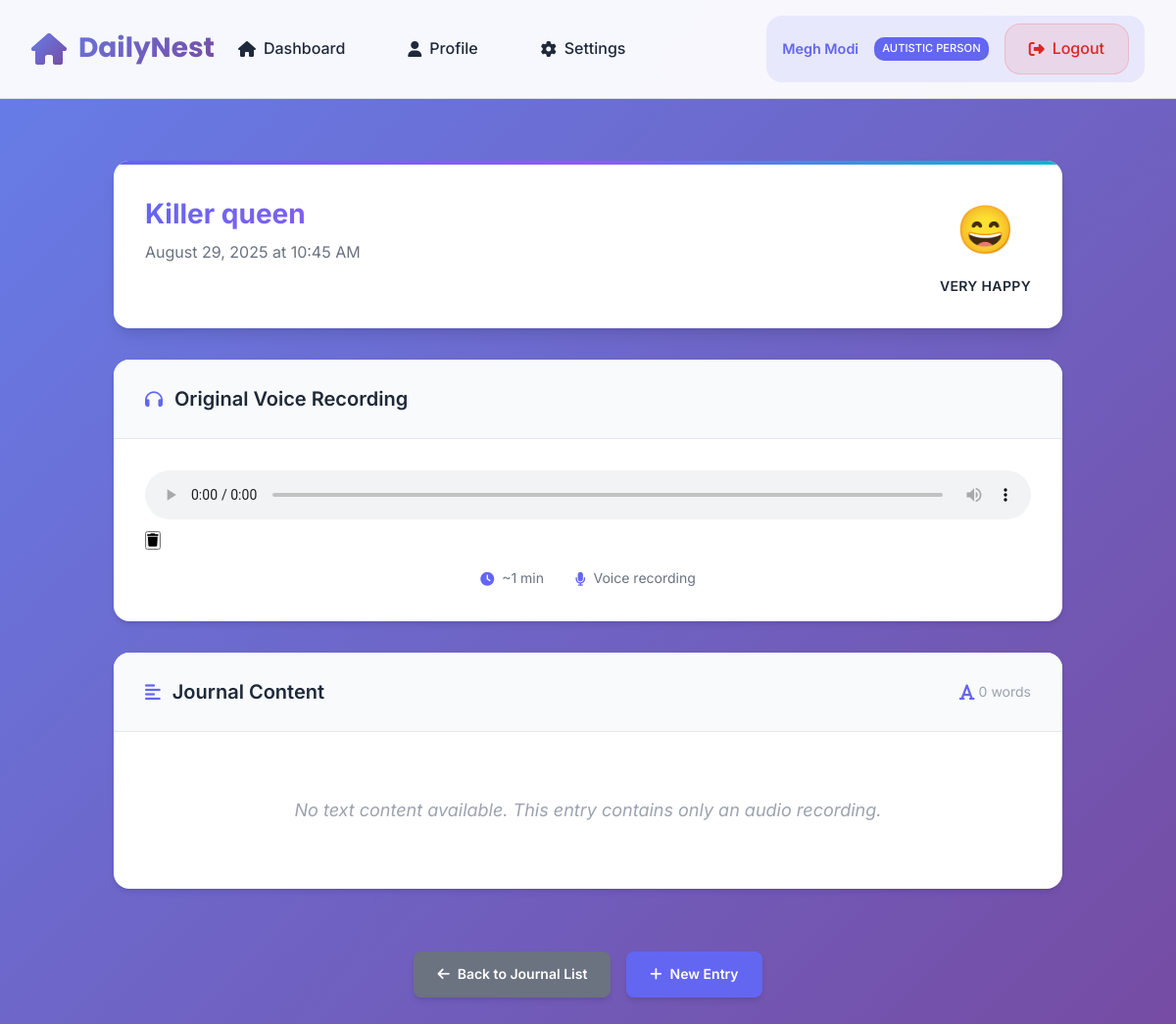
The page /journal/2/ (signed in) on the database its author committed.
### DailyNest/models.py (models this page shows, shortened)
class CustomUser(AbstractUser):
    ROLE_CHOICES = [
        ('admin', 'Admin'),
        ('autistic_person', 'Autistic Person'),
    ]
    name = models.CharField(max_length=150, help_text="Full name of the user")
    email = models.EmailField(unique=True, help_text="Email address for login")
    role = models.CharField(max_length=20, choices=ROLE_CHOICES, default='autistic_person')
    created_at = models.DateTimeField(auto_now_add=True)
    is_email_verified = models.BooleanField(
        default=False,
        help_text="Whether the email has been verified"
    )
    email_verification_token = models.UUIDField(
        default=None,
        null=True,
        blank=True,
        editable=False,
        help_text="Token for email verification"
    )
    email_verification_sent_at = models.DateTimeField(
        null=True,
        blank=True,
        help_text="When the verification email was sent"
    )
    caregiver_pin = models.CharField(max_length=128, blank=True, null=True, help_text="6-digit PIN for caregiver mode access")
    caregiver_mode_enabled = models.BooleanField(default=False, help_text="Whether caregiver mode is set up")
    phone = models.CharField(max_length=20, blank=True, null=True, help_text="Phone number")
    date_of_birth = models.DateField(blank=True, null=True, help_text="Date of birth")
    address = models.TextField(blank=True, null=True, help_text="Home address")
    emergency_contact = models.CharField(max_length=150, blank=True, null=True, help_text="Emergency contact name")
    emergency_phone = models.CharField(max_length=20, blank=True, null=True, help_text="Emergency contact phone")
    bio = models.TextField(blank=True, null=True, help_text="Personal bio or notes")
    profile_picture = models.ImageField(upload_to='profile_pics/', blank=True, null=True, help_text="Profile picture")
    USERNAME_FIELD = 'email'
    REQUIRED_FIELDS = ['username', 'name']

class JournalEntry(models.Model):
    MOOD_CHOICES = [
        (1, 'Very Sad'),
        (2, 'Sad'),
        (3, 'Neutral'),
        (4, 'Happy'),
        (5, 'Very Happy'),
    ]
    user = models.ForeignKey(
        CustomUser,
        on_delete=models.CASCADE,
        related_name='journal_entries',
        limit_choices_to={'role': 'autistic_person'}
    )
    title = models.CharField(max_length=200, null=True, blank=True, help_text="Optional title for the journal entry")
    content = models.TextField(null=True, blank=True, help_text="Transcribed content from voice recording")
    audio_file = models.FileField(upload_to='journal_audio/', null=True, blank=True, help_text="Original voice recording")
    transcription_confidence = models.FloatField(null=True, blank=True, help_text="Confidence score from Whisper transcription")
    mood_rating = models.IntegerField(choices=MOOD_CHOICES, null=True, blank=True, help_text="Self-reported mood rating")
    word_count = models.IntegerField(default=0, help_text="Number of words in the entry")
    is_private = models.BooleanField(default=False, help_text="Hide from caregivers if true")
    created_at = models.DateTimeField(auto_now_add=True)
    updated_at = models.DateTimeField(auto_now=True)
    class Meta:
        ordering = ['-created_at']
        verbose_name = 'Journal Entry'
        verbose_name_plural = 'Journal Entries'
    @property
    def duration_minutes(self):
        return max(1, self.word_count // 150)  # Average speaking rate

### DailyNest/views.py (the view)
# urls.py: path('journal/<int:journal_id>/', views.journal_detail, name='journal_detail'),
@login_required
def journal_detail(request, journal_id):
    try:
        if request.user.role == 'caregiver':
            caregiver_relationships = CaregiverRelationship.objects.filter(caregiver=request.user)
            autistic_users = [rel.autistic_person for rel in caregiver_relationships]
            journal_entry = JournalEntry.objects.get(
                id=journal_id,
                user__in=autistic_users,
                is_private=False
            )
        else:
            journal_entry = JournalEntry.objects.get(id=journal_id, user=request.user)
        context = {
            'journal_entry': journal_entry,
            'is_caregiver': request.user.role == 'caregiver'
        }
        return render(request, 'journal/journal_detail.html', context)
    except JournalEntry.DoesNotExist:
        messages.error(request, 'Journal entry not found or access denied.')
        return redirect('journal_list')

### DailyNest/templates/journal/journal_detail.html (shortened to what this page needs)
{% extends 'base.html' %}
{% block content %}
<div class="journal-detail-container">
    <div class="journal-header">
        <div class="header-content">
            <div class="entry-meta">
                {% if is_caregiver %}
                    <div class="author-info">
                        <div class="author-avatar">
                            {% if journal_entry.user.profile_picture %}
                                <img src="{{ journal_entry.user.profile_picture.url }}" alt="{{ journal_entry.user.name }}">
                            {% else %}
                                <div class="avatar-placeholder">{{ journal_entry.user.name|first }}</div>
                            {% endif %}
                        </div>
                        <div class="author-details">
                            <h2>{{ journal_entry.user.name }}'s Journal</h2>
                            <p>{{ journal_entry.created_at|date:"F d, Y \a\t g:i A" }}</p>
                        </div>
                    </div>
                {% else %}
                    <div class="entry-info">
                        <h2>{% if journal_entry.title %}{{ journal_entry.title }}{% else %}My Journal Entry{% endif %}</h2>
                        <p>{{ journal_entry.created_at|date:"F d, Y \a\t g:i A" }}</p>
                    </div>
                {% endif %}
                {% if journal_entry.mood_rating %}
                    <div class="mood-display">
                        <div class="mood-icon mood-{{ journal_entry.mood_rating }}">
                            {% if journal_entry.mood_rating == 1 %}😢
                            {% elif journal_entry.mood_rating == 2 %}😔
                            {% elif journal_entry.mood_rating == 3 %}😐
                            {% elif journal_entry.mood_rating == 4 %}😊
                            {% elif journal_entry.mood_rating == 5 %}😄
                            {% endif %}
                        </div>
                        <div class="mood-label">
                            {% if journal_entry.mood_rating == 1 %}Very Sad
                            {% elif journal_entry.mood_rating == 2 %}Sad
                            {% elif journal_entry.mood_rating == 3 %}Neutral
                            {% elif journal_entry.mood_rating == 4 %}Happy
                            {% elif journal_entry.mood_rating == 5 %}Very Happy
                            {% endif %}
                        </div>
                    </div>
                {% endif %}
            </div>
        </div>
    </div>
    <div class="journal-content-container">
        {% if journal_entry.audio_file %}
            <div class="audio-section">
                <div class="section-header">
                    <h3><i class="fas fa-headphones"></i> Original Voice Recording</h3>
                </div>
                <div class="audio-player-container">
                    <div class="audio-player-wrapper">
                        <audio controls class="audio-player">
                            <source src="{{ journal_entry.audio_file.url }}" type="audio/wav">
                        </audio>
                        {% if not is_caregiver %}
                            <button class="btn-delete-inline" data-journal-id="{{ journal_entry.id }}" onclick="deleteJournalEntry(this.dataset.journalId)">
                                <i class="fas fa-trash"></i>
                            </button>
                        {% endif %}
                    </div>
                    <div class="audio-info">
                        <div class="audio-stat">
                            <i class="fas fa-clock"></i>
                            <span>~{{ journal_entry.duration_minutes }} min</span>
                        </div>
                        <div class="audio-stat">
                            <i class="fas fa-microphone"></i>
                            <span>Voice recording</span>
                        </div>
                    </div>
                </div>
            </div>
        {% endif %}
        <div class="text-content-section">
            <div class="section-header">
                <h3><i class="fas fa-align-left"></i> Journal Content</h3>
                <div class="content-stats">
                    <div class="stat">
                        <i class="fas fa-font"></i>
                        <span>{{ journal_entry.word_count }} words</span>
                    </div>
                </div>
            </div>
            <div class="journal-text">
                {% if journal_entry.content %}
                    {{ journal_entry.content|linebreaksbr }}
                {% else %}
                    <p class="no-content">No text content available. This entry contains only an audio recording.</p>
                {% endif %}
            </div>
        </div>
        <div class="action-buttons">
            <a href="{% url 'journal_list' %}" class="btn btn-secondary">
                <i class="fas fa-arrow-left"></i>
                <span>Back to Journal List</span>
            </a>
            {% if not is_caregiver %}
                <a href="{% url 'daily_journal' %}" class="btn btn-primary">
                    <i class="fas fa-plus"></i>
                    <span>New Entry</span>
                </a>
            {% endif %}
        </div>
    </div>
</div>
{% endblock %}

### DailyNest/templates/base.html (shortened to what this page needs)
{% load static %}
<!DOCTYPE html>
<html lang="en">
<head>
    <link rel="stylesheet" href="https://cdnjs.cloudflare.com/ajax/libs/font-awesome/6.4.0/css/all.min.css">
</head>
<body data-theme="light" data-font-size="medium" data-reduce-animations="false">
    <nav class="navbar">
        <a href="/" class="navbar-brand">
            <i class="fas fa-home"></i>
            DailyNest
        </a>
        <div class="navbar-links">
            {% if user.is_authenticated %}
                <a href="/" class="nav-link">
                    <i class="fas fa-home"></i>
                    <span>Dashboard</span>
                </a>
                <a href="{% url 'profile' %}" class="nav-link">
                    <i class="fas fa-user"></i>
                    <span>Profile</span>
                </a>
                <a href="{% url 'emotion_settings' %}" class="nav-link">
                    <i class="fas fa-cog"></i>
                    <span>Settings</span>
                </a>
                <div class="user-menu">
                    <span class="user-greeting">{{ user.name }}</span>
                    <div class="user-role-badge">{{ user.get_role_display }}</div>
                    <a href="{% url 'logout' %}" class="nav-link logout-link">
                        <i class="fas fa-sign-out-alt"></i>
                        <span>Logout</span>
                    </a>
                </div>
            {% endif %}
        </div>
    </nav>
    <main class="main-content">
        <div class="container">
            {% block content %}{% endblock %}
        </div>
    </main>
</body>
</html>

### DailyNest/templates/base.html (style rules this page uses)
:root { --primary-gradient: linear-gradient(135deg, #667eea 0%, #764ba2 100%); --secondary-gradient: linear-gradient(135deg, #f093fb 0%, #f5576c 100%); --accent-gradient: linear-gradient(135deg, #4facfe 0%, #00f2fe 100%); --calm-blue: #6366f1; --soft-green: #10b981; --gentle-purple: #8b5cf6; --warm-orange: #f59e0b; --soothing-teal: #06b6d4; --bg-light: #f8fafc; --bg-dark: #0f172a; --surface-light: #ffffff; --surface-dark: #1e293b; --text-light: #1e293b; --text-dark: #f1f5f9; --focus-ring: 0 0 0 3px rgba(99, 102, 241, 0.3); --border-radius: 16px; --border-radius-lg: 24px; --transition: all 0.3s cubic-bezier(0.4, 0, 0.2, 1); --shadow-sm: 0 1px 2px 0 rgba(0, 0, 0, 0.05); --shadow-md: 0 4px 6px -1px rgba(0, 0, 0, 0.1), 0 2px 4px -1px rgba(0, 0, 0, 0.06); --shadow-lg: 0 10px 15px -3px rgba(0, 0, 0, 0.1), 0 4px 6px -2px rgba(0, 0, 0, 0.05); --shadow-xl: 0 20px 25px -5px rgba(0, 0, 0, 0.1), 0 10px 10px -5px rgba(0, 0, 0, 0.04); }
* { margin: 0; padding: 0; box-sizing: border-box; }
body { font-family: 'Inter', -apple-system, BlinkMacSystemFont, 'Segoe UI', Roboto, sans-serif; line-height: 1.6; color: var(--text-light); background: var(--bg-light); transition: var(--transition); overflow-x: hidden; }
body[data-font-size="medium"] { font-size: 16px; }
.navbar { position: fixed; top: 0; left: 0; right: 0; z-index: 1000; background: rgba(255, 255, 255, 0.95); backdrop-filter: blur(20px); border-bottom: 1px solid rgba(0, 0, 0, 0.1); padding: 1rem 2rem; display: flex; justify-content: space-between; align-items: center; transition: var(--transition); }
.navbar-brand { font-family: 'Poppins', sans-serif; font-size: 1.75rem; font-weight: 700; background: var(--primary-gradient); -webkit-background-clip: text; -webkit-text-fill-color: transparent; background-clip: text; display: flex; align-items: center; gap: 0.75rem; text-decoration: none; }
.navbar-brand i { background: var(--primary-gradient); -webkit-background-clip: text; -webkit-text-fill-color: transparent; background-clip: text; font-size: 2rem; }
.navbar-links { display: flex; gap: 1rem; align-items: center; flex: 1; justify-content: flex-end; }
.nav-link { text-decoration: none; color: var(--text-light); font-weight: 500; padding: 0.75rem 1.5rem; border-radius: var(--border-radius); display: flex; align-items: center; gap: 0.5rem; transition: var(--transition); position: relative; overflow: hidden; }
.nav-link::before { content: ''; position: absolute; top: 0; left: -100%; width: 100%; height: 100%; background: var(--primary-gradient); transition: var(--transition); z-index: -1; }
.user-menu { display: flex; align-items: center; gap: 1rem; padding: 0.5rem 1rem; background: rgba(99, 102, 241, 0.1); border-radius: var(--border-radius); margin-left: auto; }
.user-greeting { font-weight: 600; font-size: 0.9rem; color: var(--calm-blue); }
.user-role-badge { font-size: 0.7rem; padding: 0.2rem 0.5rem; background: var(--calm-blue); color: white; border-radius: 10px; text-transform: uppercase; font-weight: 500; white-space: nowrap; }
.logout-link { background: rgba(239, 68, 68, 0.1); color: #dc2626 !important; border: 1px solid rgba(239, 68, 68, 0.2); }
.main-content { margin-top: 100px; min-height: calc(100vh - 100px); padding: 2rem; }
.container { max-width: 1200px; margin: 0 auto; }
.btn { padding: 1rem 2rem; border: none; border-radius: var(--border-radius); font-weight: 600; font-size: 1rem; cursor: pointer; transition: var(--transition); display: inline-flex; align-items: center; gap: 0.5rem; text-decoration: none; position: relative; overflow: hidden; }
.btn-primary { background: var(--primary-gradient); color: white; box-shadow: var(--shadow-md); }
.btn-secondary { background: var(--secondary-gradient); color: white; box-shadow: var(--shadow-md); }

### rows shown on the page
CustomUser: name "Megh Modi", role "AUTISTIC PERSON"
JournalEntry: title "Killer queen", created_at "August 29, 2025 at 10:45 AM", duration_minutes "1", word_count "0"
